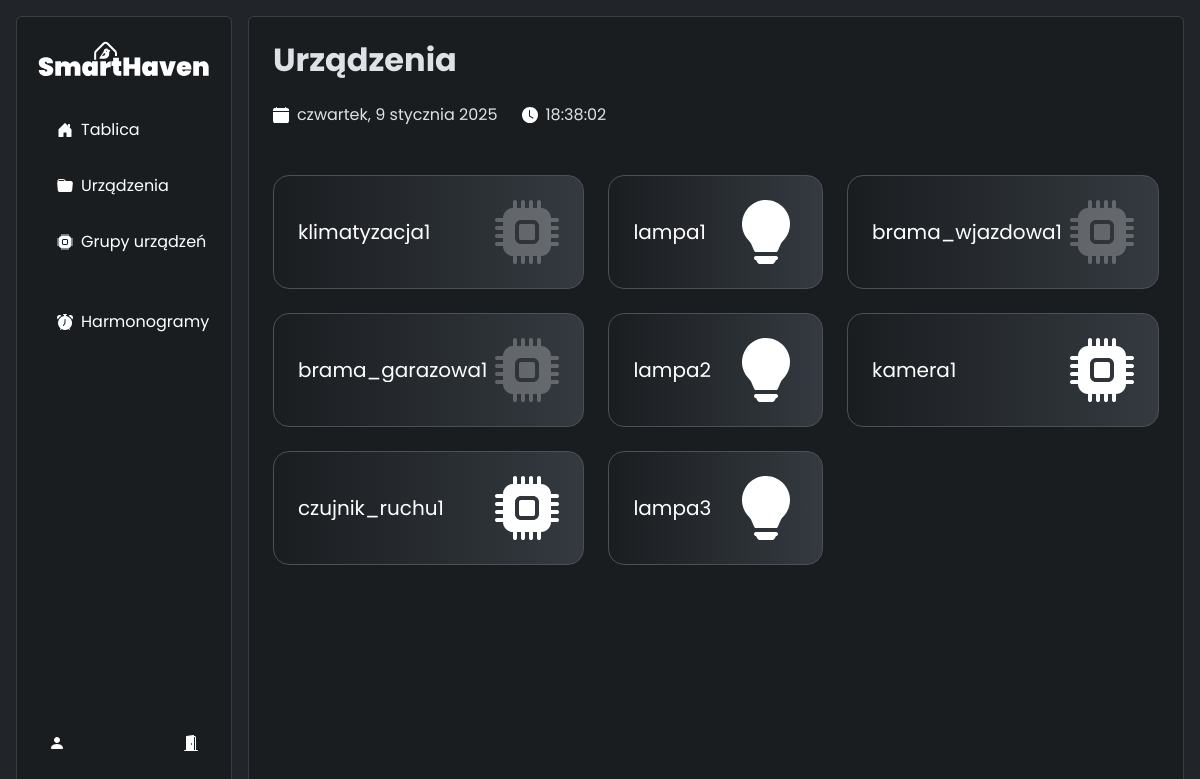
The app's page /Pages/Devices.php with its own data.
### tables this page shows
CREATE TABLE `Device`
(
    `DeviceID`     int          NOT NULL AUTO_INCREMENT,
    `DeviceTypeID` int          DEFAULT NULL,
    `DeviceName`   varchar(100) NOT NULL,
    `Location`     varchar(100) DEFAULT NULL,
    `Url`          varchar(50)  DEFAULT NULL,
    PRIMARY KEY (`DeviceID`),
    KEY `DeviceTypeID` (`DeviceTypeID`),
    CONSTRAINT `Device_ibfk_1` FOREIGN KEY (`DeviceTypeID`) REFERENCES `DeviceType` (`DeviceTypeID`) ON DELETE SET NULL
);

### Services/DeviceService.php (called while the page is built, shortened)
<?php
class DeviceService
{
    private DatabaseConnection $db;
    private DeviceTypeService $deviceTypeService;
    public function __construct(DatabaseConnection $db)
    {
        $this->db = $db;
        $this->deviceTypeService = new DeviceTypeService($db);
    }
    public function getDevices(): array
    {
        $sql = "SELECT d.DeviceID, d.DeviceName, d.DeviceTypeID, d.Location
                FROM Device d";
        $result = $this->db->query($sql);
        $devices = [];
        foreach ($result as $row) {
            $deviceType = $this->deviceTypeService->getDeviceTypeById($row['DeviceTypeID']);
            $status = $this->getDeviceStatus($row['DeviceID']);
            $device = new Device(
                $row['DeviceID'],
                $row['DeviceName'],
                $deviceType,
                '',
                $status,
                $row['Location'],
            );
            $devices[] = $device;
        }
        return $devices;
    }
    private function getDeviceStatus(int $deviceId): bool
    {
        $query = "SELECT Value FROM DeviceParameter WHERE DeviceID = :deviceId AND ParameterID = 1";
        $params = [':deviceId' => $deviceId];
        try {
            $result = $this->db->query($query, $params);
            if (count($result) > 0) {
                return $result[0]['Value'] === '1';
            }
            return false;
        } catch (Exception $e) {
            echo $e->getMessage();
            return false;
        }
    }
}
?>

### Lib/DatabaseConnection.php (called while the page is built, shortened)
<?php
class DatabaseConnection
{
    private ?PDO $pdo;
    private string $dsn = 'mysql:host=db;port=3306;dbname=smarthaven';
    private string $username = 'smarthaven';
    private string $password = 'smarthaven';
    private function openConnection()
    {
        $this->pdo = new PDO($this->dsn, $this->username, $this->password);
    }
    private function closeConnection(): void
    {
        $this->pdo = null;
    }
    public function query(string $query, array $params = []): array
    {
        $statement = $this->pdo->prepare($query);
        $statement->execute($params);
        $result = $statement->fetchAll(PDO::FETCH_ASSOC);
        return $result;
    }
}
?>

### Services/DeviceTypeService.php (called while the page is built, shortened)
<?php
class DeviceTypeService
{
    private DatabaseConnection $db;
    public function __construct(DatabaseConnection $db)
    {
        $this->db = $db;
    }
    public function getDeviceTypeById(int $id): ?DeviceType
    {
        $query = 'SELECT DeviceTypeID, TypeName, Description FROM DeviceType WHERE DeviceTypeID = :id';
        $params = [':id' => $id];
        try {
            $deviceTypeData = $this->db->query($query, $params)[0];
            return new DeviceType(
                $deviceTypeData['DeviceTypeID'],
                $deviceTypeData['TypeName'],
                $deviceTypeData['Description']
            );
        } catch (Exception $e) {
            echo $e->getMessage();
            return null;
        }
    }
}

### Entity/Device.php (called while the page is built, shortened)
<?php
class Device
{
    private string $name;
    private bool $state;
    public function __construct(int $id, string $name, DeviceType $type, ?string $room, bool $state, ?string $location)
    {
        $this->name = $name;
        $this->state = $state;
    }
    public function getName(): string
    {
        return $this->name;
    }
    public function getState(): bool
    {
        return $this->state;
    }
}
?>

### Pages/Devices.php (the view, shortened to what this page needs)
<?php
$db = new DatabaseConnection();
$deviceService = new DeviceService($db);
$devices = $deviceService->getDevices();
$currentPath = $_SERVER['REQUEST_URI'];
function getDeviceIcon(string $type): string
{
    switch ($type) {
        case 2:
            return '
                <g clip-path="url(#clip0_5507_2136)">
                    <path d="M8.00002 24C7.9999 20.0368 8.98121 16.1353 10.8563 12.6439C12.7315 9.15238 15.442 6.17959 18.746 3.99094C22.05 1.8023 25.8446 0.465915 29.7909 0.101127C33.7373 -0.263661 37.7125 0.354498 41.3617 1.90041C45.0109 3.44632 48.2205 5.87186 50.7039 8.96046C53.1873 12.0491 54.8671 15.7046 55.5935 19.6006C56.3198 23.4966 56.0701 27.5119 54.8665 31.2878C53.6629 35.0638 51.543 38.483 48.696 41.24C47.884 42.024 47.26 42.84 46.884 43.716L43.836 50.792C43.6814 51.1506 43.4251 51.4561 43.0988 51.6708C42.7726 51.8855 42.3906 51.9999 42 52H22C21.6088 52.0007 21.2259 51.8866 20.8989 51.6719C20.5718 51.4572 20.3149 51.1512 20.16 50.792L17.116 43.712C16.677 42.7789 16.0617 41.9395 15.304 41.24C12.9898 39.0052 11.1501 36.3266 9.89512 33.3643C8.64012 30.4021 7.99556 27.2171 8.00002 24ZM20 58C20 57.4696 20.2107 56.9609 20.5858 56.5858C20.9609 56.2107 21.4696 56 22 56H42C42.5305 56 43.0392 56.2107 43.4142 56.5858C43.7893 56.9609 44 57.4696 44 58C44 58.5304 43.7893 59.0391 43.4142 59.4142C43.0392 59.7893 42.5305 60 42 60L41.104 61.788C40.7721 62.4523 40.2617 63.0111 39.6301 63.4018C38.9985 63.7925 38.2707 63.9996 37.528 64H26.472C25.7294 63.9996 25.0015 63.7925 24.3699 63.4018C23.7383 63.0111 23.228 62.4523 22.896 61.788L22 60C21.4696 60 20.9609 59.7893 20.5858 59.4142C20.2107 59.0391 20 58.5304 20 58Z" fill="white"/>
                </g>
                <defs>
                    <clipPath id="clip0_5507_2136">
                        <rect width="64" height="64" fill="white"/>
                    </clipPath>
                </defs>';
        default:
            return '
                <g clip-path="url(#clip0_5533_170)">
                    <path d="M26 24C25.4696 24 24.9609 24.2107 24.5858 24.5858C24.2107 24.9609 24 25.4696 24 26V38C24 38.5304 24.2107 39.0391 24.5858 39.4142C24.9609 39.7893 25.4696 40 26 40H38C38.5304 40 39.0391 39.7893 39.4142 39.4142C39.7893 39.0391 40 38.5304 40 38V26C40 25.4696 39.7893 24.9609 39.4142 24.5858C39.0391 24.2107 38.5304 24 38 24H26Z" fill="white"/>
                    <path d="M22 2C22 1.46957 21.7893 0.960859 21.4142 0.585786C21.0391 0.210714 20.5304 0 20 0C19.4696 0 18.9609 0.210714 18.5858 0.585786C18.2107 0.960859 18 1.46957 18 2V8C15.3478 8 12.8043 9.05357 10.9289 10.9289C9.05357 12.8043 8 15.3478 8 18H2C1.46957 18 0.960859 18.2107 0.585786 18.5858C0.210714 18.9609 0 19.4696 0 20C0 20.5304 0.210714 21.0391 0.585786 21.4142C0.960859 21.7893 1.46957 22 2 22H8V26H2C1.46957 26 0.960859 26.2107 0.585786 26.5858C0.210714 26.9609 0 27.4696 0 28C0 28.5304 0.210714 29.0391 0.585786 29.4142C0.960859 29.7893 1.46957 30 2 30H8V34H2C1.46957 34 0.960859 34.2107 0.585786 34.5858C0.210714 34.9609 0 35.4696 0 36C0 36.5304 0.210714 37.0391 0.585786 37.4142C0.960859 37.7893 1.46957 38 2 38H8V42H2C1.46957 42 0.960859 42.2107 0.585786 42.5858C0.210714 42.9609 0 43.4696 0 44C0 44.5304 0.210714 45.0391 0.585786 45.4142C0.960859 45.7893 1.46957 46 2 46H8C8 48.6522 9.05357 51.1957 10.9289 53.0711C12.8043 54.9464 15.3478 56 18 56V62C18 62.5304 18.2107 63.0391 18.5858 63.4142C18.9609 63.7893 19.4696 64 20 64C20.5304 64 21.0391 63.7893 21.4142 63.4142C21.7893 63.0391 22 62.5304 22 62V56H26V62C26 62.5304 26.2107 63.0391 26.5858 63.4142C26.9609 63.7893 27.4696 64 28 64C28.5304 64 29.0391 63.7893 29.4142 63.4142C29.7893 63.0391 30 62.5304 30 62V56H34V62C34 62.5304 34.2107 63.0391 34.5858 63.4142C34.9609 63.7893 35.4696 64 36 64C36.5304 64 37.0391 63.7893 37.4142 63.4142C37.7893 63.0391 38 62.5304 38 62V56H42V62C42 62.5304 42.2107 63.0391 42.5858 63.4142C42.9609 63.7893 43.4696 64 44 64C44.5304 64 45.0391 63.7893 45.4142 63.4142C45.7893 63.0391 46 62.5304 46 62V56C48.6522 56 51.1957 54.9464 53.0711 53.0711C54.9464 51.1957 56 48.6522 56 46H62C62.5304 46 63.0391 45.7893 63.4142 45.4142C63.7893 45.0391 64 44.5304 64 44C64 43.4696 63.7893 42.9609 63.4142 42.5858C63.0391 42.2107 62.5304 42 62 42H56V38H62C62.5304 38 63.0391 37.7893 63.4142 37.4142C63.7893 37.0391 64 36.5304 64 36C64 35.4696 63.7893 34.9609 63.4142 34.5858C63.0391 34.2107 62.5304 34 62 34H56V30H62C62.5304 30 63.0391 29.7893 63.4142 29.4142C63.7893 29.0391 64 28.5304 64 28C64 27.4696 63.7893 26.9609 63.4142 26.5858C63.0391 26.2107 62.5304 26 62 26H56V22H62C62.5304 22 63.0391 21.7893 63.4142 21.4142C63.7893 21.0391 64 20.5304 64 20C64 19.4696 63.7893 18.9609 63.4142 18.5858C63.0391 18.2107 62.5304 18 62 18H56C56 15.3478 54.9464 12.8043 53.0711 10.9289C51.1957 9.05357 48.6522 8 46 8V2C46 1.46957 45.7893 0.960859 45.4142 0.585786C45.0391 0.210714 44.5304 0 44 0C43.4696 0 42.9609 0.210714 42.5858 0.585786C42.2107 0.960859 42 1.46957 42 2V8H38V2C38 1.46957 37.7893 0.960859 37.4142 0.585786C37.0391 0.210714 36.5304 0 36 0C35.4696 0 34.9609 0.210714 34.5858 0.585786C34.2107 0.960859 34 1.46957 34 2V8H30V2C30 1.46957 29.7893 0.960859 29.4142 0.585786C29.0391 0.210714 28.5304 0 28 0C27.4696 0 26.9609 0.210714 26.5858 0.585786C26.2107 0.960859 26 1.46957 26 2V8H22V2ZM26 20H38C39.5913 20 41.1174 20.6321 42.2426 21.7574C43.3679 22.8826 44 24.4087 44 26V38C44 39.5913 43.3679 41.1174 42.2426 42.2426C41.1174 43.3679 39.5913 44 38 44H26C24.4087 44 22.8826 43.3679 21.7574 42.2426C20.6321 41.1174 20 39.5913 20 38V26C20 24.4087 20.6321 22.8826 21.7574 21.7574C22.8826 20.6321 24.4087 20 26 20Z" fill="white"/>
                </g>
                <defs>
                    <clipPath id="clip0_5533_170">
                        <rect width="64" height="64" fill="white"/>
                    </clipPath>
                </defs>';
    }
}
?>
<!DOCTYPE html>
<html lang="en" data-bs-theme="dark">
<head>
    <link rel="stylesheet" href="/styles/main.css">
</head>
<body class="d-flex flex-md-row p-1 p-md-3 gap-3 w-100 vh-100 overflow-hidden">
<?php
$navbar = new Navbar($currentPath);
echo $navbar->render();
?>
<main class="card bg-dark-subtle flex-grow-1 p-4 overflow-y-auto" style="max-height: 100vh">
    <?php
    $header = new Header('Urządzenia');
    echo $header->render();
    ?>
    <div class='d-grid gap-4 devices py-5'>
        <?php foreach ($devices as $device): ?>
            <a class='rounded-4 p-4 device-card d-flex gap-2 justify-content-between align-items-center text-decoration-none text-white'
               href='/devices/{$device->getId()}'>
                <div class='d-flex flex-column justify-content-center'>
                    <h5 class='mb-0 text-truncate' title='{$device->getName()}'><?= $device->getName() ?></h5>
                </div>
                <svg class='<?= $device->getState() == 0 ? 'opacity-25' : '' ?>' width='64' height='64'
                     viewBox='0 0 64 64'
                     fill='none' xmlns='http://www.w3.org/2000/svg'>
                    <?= getDeviceIcon($device->getType()->getId()) ?>
                </svg>
            </a>
        <?php endforeach ?>
    </div>
</main>
</body>
</html>

### records on screen
device: DeviceName "klimatyzacja1"
device: DeviceName "lampa1"
device: DeviceName "brama_wjazdowa1"
device: DeviceName "brama_garazowa1"
device: DeviceName "lampa2"
device: DeviceName "kamera1"
device: DeviceName "czujnik_ruchu1"
device: DeviceName "lampa3"

### other values on screen
$this->title "Urządzenia"
